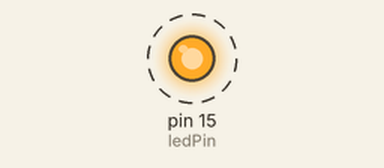
The sketch below on a simulated Arduino Uno, built with avr-gcc and run on an emulated ATmega328P. Shown: output pins drawn as LEDs (lit = HIGH). Dashed ring = blinking.

Above: at 0.3 s.
Timing chart, 0 to 3.2 s (numbered marks = the images above):
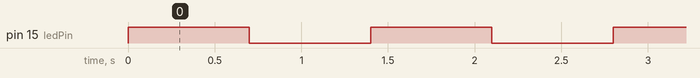

The sketch:

Parpadeo_de_un_led.ino
```cpp
int ledPin = 15;


void setup() {
  pinMode(ledPin, OUTPUT);

}

void loop() {
  digitalWrite(15, HIGH);
  delay(700);
  digitalWrite(15, LOW);
  delay(700);
}
```

Measured:
- by itself, pin 15 (ledPin): alternates HIGH for 0.70 s and LOW for 0.70 s
